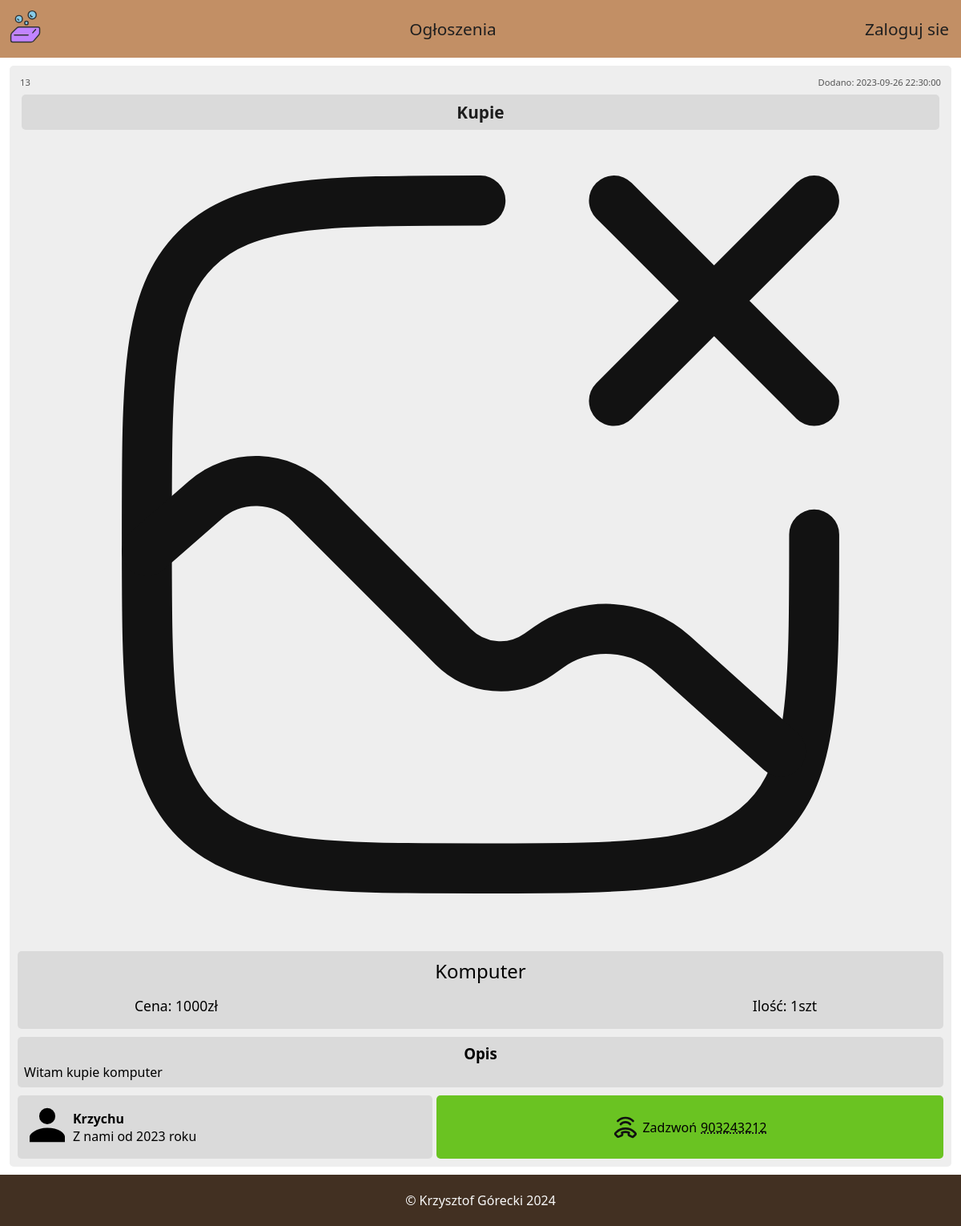
Page /ogloszenia/komputer-337332u.php on the earlier database version.
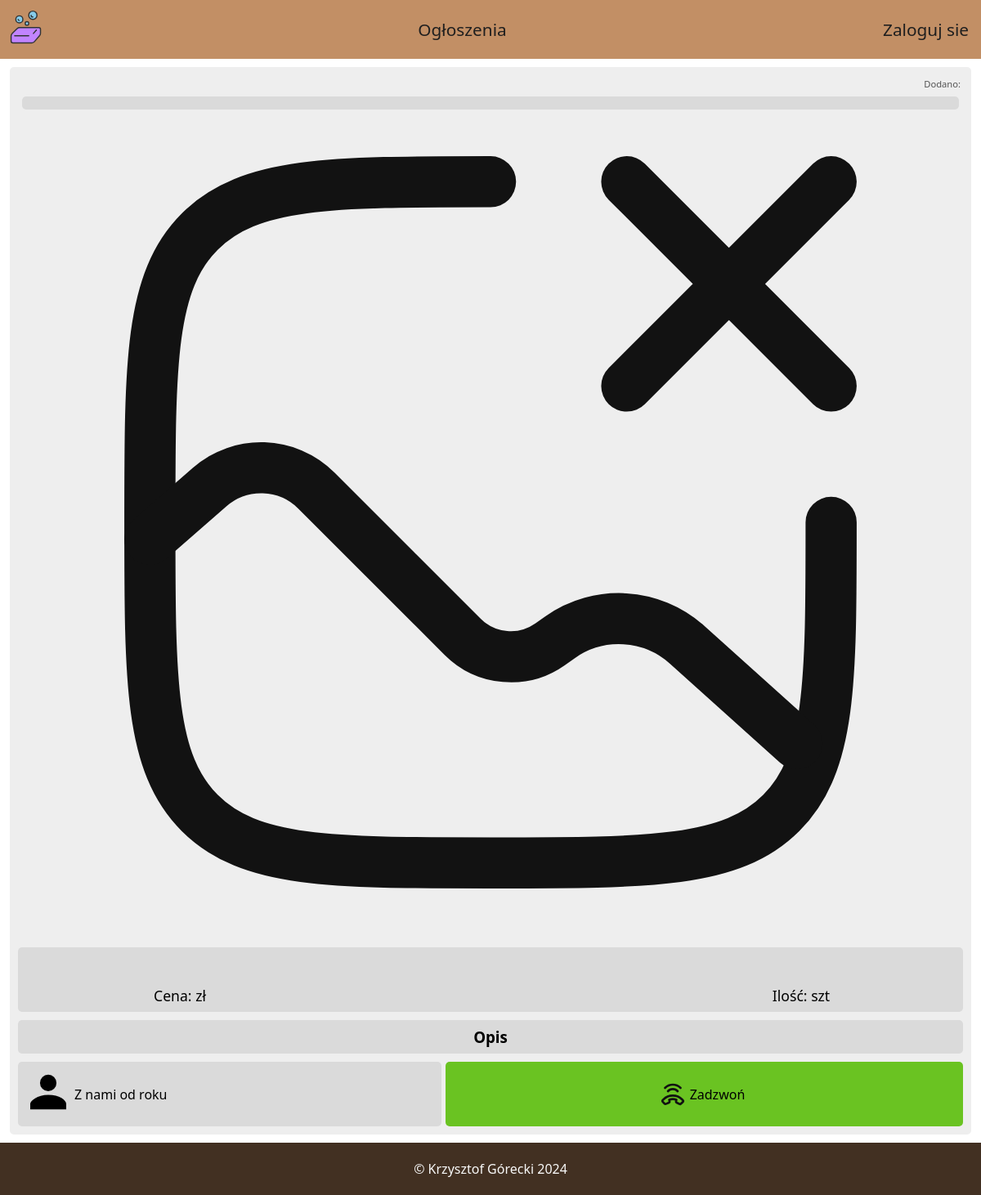
Same page on the later database version.
### tables this page shows
CREATE TABLE `ogloszenia` (
  `id_ogloszenia` int(11) NOT NULL,
  `nazwa` varchar(130) NOT NULL,
  `cena` decimal(10,2) NOT NULL,
  `ilosc` smallint(6) NOT NULL,
  `kategoria` tinyint(4) NOT NULL,
  `nr_telefonu` char(9) NOT NULL,
  `opis` text NOT NULL,
  `przypisane_konto` int(11) NOT NULL,
  `zdjecia` text DEFAULT NULL,
  `link` varchar(50) NOT NULL,
  `czas_dodania` datetime NOT NULL
);

CREATE TABLE `kategoria_ogloszenia` (
  `id_kategorii` tinyint(4) NOT NULL,
  `kategoria` varchar(50) NOT NULL
);

CREATE TABLE `konta` (
  `id_konta` int(11) NOT NULL,
  `imie` varchar(100) DEFAULT NULL,
  `email` varchar(100) NOT NULL,
  `haslo` varchar(100) NOT NULL,
  `dostep` tinyint(4) NOT NULL,
  `token` varchar(60) DEFAULT NULL,
  `data_rejestracji` datetime NOT NULL,
  `ostatnie_logowanie` datetime DEFAULT NULL
);

### ogloszenia/komputer-337332u.php (the view, shortened to what this page needs)
<?php
include_once('../laczenie_z_baza.php');
?>
<!DOCTYPE html>
<html lang="pl">
<head>
    <link rel="stylesheet" href="../style.css">
</head>
<body>
<?php include_once('../menu_nav_ogloszenie.php') ?>
<div class='contener'>
<div class='produkt_box'>
<?php
$url = $_SERVER['REQUEST_URI'];
$url = parse_url($url);
$cut_url = explode("/",$url['path']);
$url = end($cut_url);
$pytanie = "SELECT id_ogloszenia, nazwa, cena, ilosc, nr_telefonu, opis, konta.imie, konta.data_rejestracji, zdjecia, kategoria_ogloszenia.kategoria, czas_dodania
FROM ogloszenia
INNER JOIN kategoria_ogloszenia on kategoria_ogloszenia.id_kategorii = ogloszenia.kategoria
INNER JOIN konta on konta.id_konta = ogloszenia.przypisane_konto
WHERE link = ?";
$wykonaj = $conn -> prepare($pytanie);
$wykonaj -> execute([$url]);
$produkt_dane = $wykonaj -> fetch(PDO::FETCH_ASSOC);
$zdjecia = explode(",", $produkt_dane["zdjecia"]);
    echo "<div class='produkt_ident'>
        <span>$produkt_dane[id_ogloszenia]</span>
        <span>Dodano: $produkt_dane[czas_dodania]</span>
    </div>";
?>
    <div class='produkt_kategoria'>
        <?php echo ucfirst($produkt_dane["kategoria"]); ?>
    </div>
<?php
    echo "<div class='produkt_showcase'>";
    if(!empty($zdjecia[0])){
        $showcase = array();
        foreach($zdjecia as $zdjecie){
            $dodane_z = "zdjecia_ogloszen/".$zdjecie;
            array_push($showcase, $dodane_z);
        }
        echo "<button onclick='zdjecie_minus()'> < </button>";
        echo "<img id='zdjecie_produktu' src='$showcase[0]' alt='produkt'>";
        echo "<button onclick='zdjecie_plus()'> > </button>";
    }
    else{
        echo "<img src='../ikony/brak_zdjecia.svg' alt='produkt' width='90%' height='auto'>";
    }
    echo "</div>";
?>
    <div class='produkt_info'>
        <p><?php echo ucfirst($produkt_dane["nazwa"]); ?></p>
        <span>Ilość: <?php echo $produkt_dane["ilosc"]; ?>szt</span>
        <span>Cena: <?php echo $produkt_dane["cena"]; ?>zł</span>
    </div>
    <div class='produkt_opis'>
        <h3>Opis</h3>
        <span><?php echo ucfirst($produkt_dane["opis"]); ?></span>
    </div>
    <div class='produkt_grupaOL'>
        <div class='produkt_ogloszeniodawca'>
            <div>
                <img src="../ikony/person.svg" alt="personIcon">
            </div>
            <div>
                <p style='font-weight: bold;'><?php echo ucfirst($produkt_dane["imie"]); ?></p>
                <p>
                <?php
                $rok = explode('-', $produkt_dane["data_rejestracji"]);
                echo "Z nami od " . $rok[0] . " roku";
                ?>
                </p>
            </div>
        </div>
        <div class='produkt_zadzwon'>
            <img src="../ikony/call.svg" width='32px' height='32px'>
            <span>Zadzwoń </span>
            <span><?php echo $produkt_dane['nr_telefonu'] ?></span>
        </div>
    </div>
</div>
</div>
    <?php include_once("../footer.php") ?>
</body>
</html>

Differences in the rows shown:
removed ogloszenia: id_ogloszenia "13", czas_dodania "2023-09-26 22:30:00", kategoria.kategoria "Kupie", nazwa "Komputer", ilosc "1", cena "1000", opis "Witam kupie komputer", przypisane_konto.imie "Krzychu", przypisane_konto.data_rejestracji "2023", nr_telefonu "903243212"
